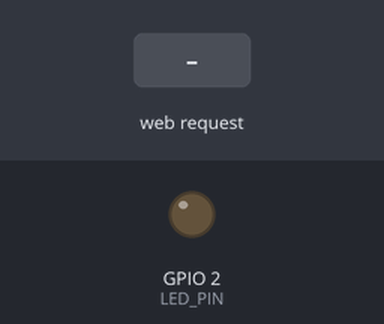
Bench run of a sketch on a simulated ESP32. Parts: output pins drawn as LEDs (lit = HIGH). The inputs (shaded band) are chosen by the test bench. WiFi joins after 1.5 s; servers stay silent unless stated; what the sketch prints to the serial monitor is not drawn.

Above: at 2.7 s.
2.8 s: HTTP request GET /on received
At 3.2 s:
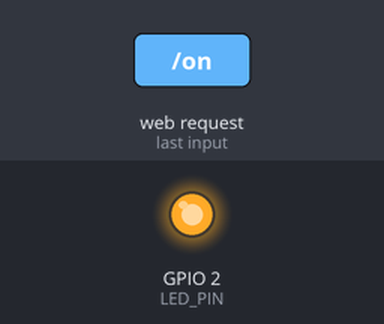
4.3 s: HTTP request GET /off received
At 5.5 s:
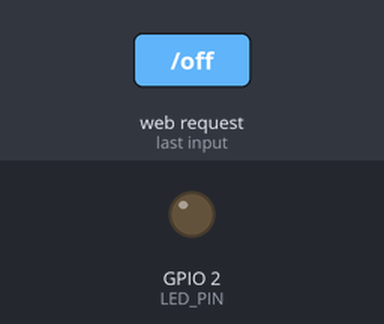
Timing chart, 0 to 7.3 s (numbered marks = the images above; inputs shaded):
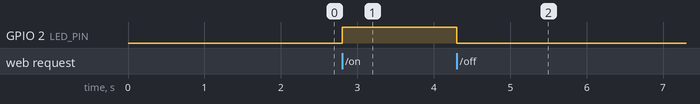

The sketch:

ESP32_LED_WebServer.ino
```cpp
#include <WiFi.h>

// --- ✏️ 1. REPLACE WITH YOUR WIFI CREDENTIALS ---
const char* ssid = "Your_username";
const char* password = "Your_password";
// ---------------------------------------------

// Create a web server on port 80
WiFiServer server(80);

// This variable will store the HTTP request
String header;

// Define the pin for the built-in LED (usually GPIO 2)
#define LED_PIN 2

void setup() {
  Serial.begin(115200);
  pinMode(LED_PIN, OUTPUT);
  digitalWrite(LED_PIN, LOW); // Start with LED off

  // Connect to Wi-Fi
  Serial.print("Connecting to ");
  Serial.println(ssid);
  WiFi.begin(ssid, password);
  while (WiFi.status() != WL_CONNECTED) {
    delay(500);
    Serial.print(".");
  }

  // Print local IP address and start web server
  Serial.println("\nWiFi connected.");
  Serial.println("IP address: ");
  Serial.println(WiFi.localIP());
  server.begin();
}

void loop() {
  WiFiClient client = server.available();   // Listen for incoming clients

  if (client) {                             // If a new client connects,
    Serial.println("New Client.");
    String currentLine = "";                // make a String to hold incoming data from the client
    while (client.connected()) {            // loop while the client's connected
      if (client.available()) {             // if there's bytes to read from the client,
        char c = client.read();             // read a byte, then
        header += c;
        if (c == '\n') {                    // if the byte is a newline character
          if (currentLine.length() == 0) {
            // HTTP headers always end with a blank line
            // Display the HTML web page
            client.println("HTTP/1.1 200 OK");
            client.println("Content-type:text/html");
            client.println("Connection: close");
            client.println();

            // Web Page Content
            client.println("<!DOCTYPE html><html>");
            client.println("<head><title>ESP32 Web Server</title>");
            client.println("<meta name=\"viewport\" content=\"width=device-width, initial-scale=1\">");
            client.println("<style>html { font-family: Helvetica; display: inline-block; margin: 0px auto; text-align: center;}");
            client.println(".button { background-color: #4CAF50; border: none; color: white; padding: 16px 40px;");
            client.println("text-decoration: none; font-size: 30px; margin: 2px; cursor: pointer;}");
            client.println(".button2 {background-color: #555555;}</style></head>");

            client.println("<body><h1>ESP32 LED Control</h1>");
            client.println("<p><a href=\"/on\"><button class=\"button\">ON</button></a></p>");
            client.println("<p><a href=\"/off\"><button class=\"button button2\">OFF</button></a></p>");
            client.println("</body></html>");
            client.println();

            // Check the request from the browser
            if (header.indexOf("GET /on") >= 0) {
              digitalWrite(LED_PIN, HIGH);
            } else if (header.indexOf("GET /off") >= 0) {
              digitalWrite(LED_PIN, LOW);
            }
            break;
          } else {
            currentLine = "";
          }
        } else if (c != '\r') {
          currentLine += c;
        }
      }
    }
    header = "";
    client.stop();
    Serial.println("Client disconnected.");
  }
}
```

Measured:
- after the input at 2.8 s, GPIO 2 (LED_PIN): LOW → HIGH at once
- after the input at 4.3 s, GPIO 2 (LED_PIN): HIGH → LOW at once
